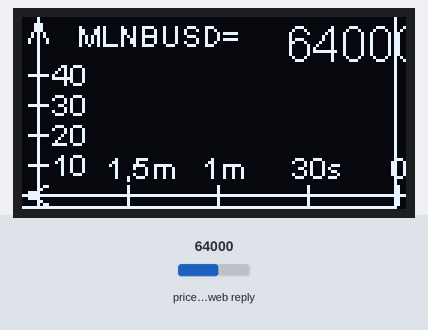
A sketch run on a simulated ESP32. Parts: 128×64 one-colour display. Inputs (shaded band) come from the test bench; at power-on: price in the web reply 64000. WiFi joins after 1.5 s; servers stay silent unless stated; web services answer with replies made up by the test bench; what the sketch prints to the serial monitor is not drawn.

Above: at 3.2 s.
3.3 s: price in the web reply set to 21580
At 4.8 s:
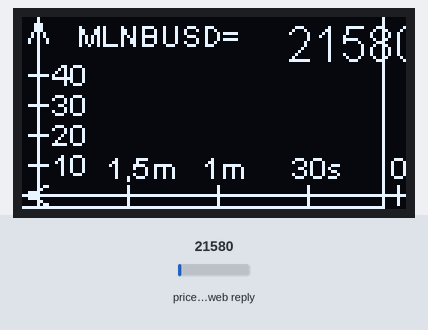
6.7 s: price in the web reply set to 39750
At 8.0 s:
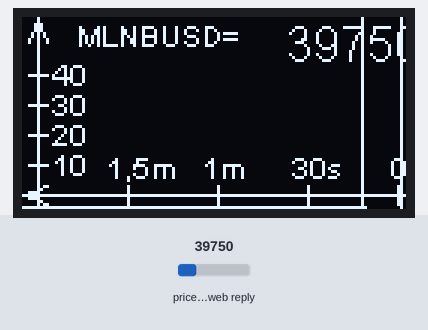
9.7 s: price in the web reply set to 59500
At 10.6 s:
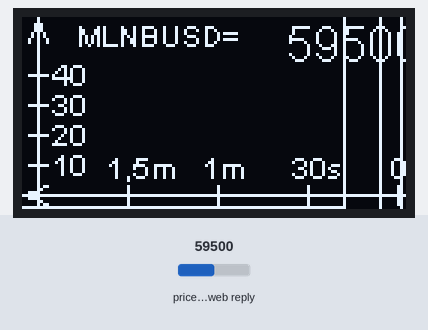
Timing chart, 0 to 12.7 s (numbered marks = the images above; inputs shaded):
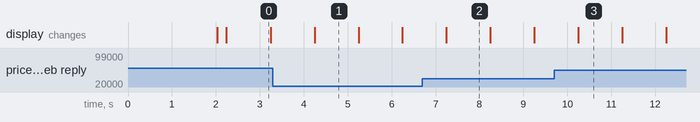

Measured:
- what the display in image 0 shows lasts 1.0 s, from 2.2 s to 3.2 s

The sketch:

sketch.ino
```cpp
#include <Arduino.h>
#include <WiFi.h>
#include <HTTPClient.h>
#include <ArduinoJson.h>
#include <Wire.h>
#include <SSD1306Wire.h>


#define OLED_RESET 4
SSD1306Wire display(0x3c, 5, 4);

const int numSamples = 60;
double prices[numSamples];
int currentIndex = 0;

// Binance API credentials
const char* binance_api_key = "YOUR_API_KEY";
const char* binance_api_secret = "YOUR_API_SECRET";

// Binance API endpoints
const char* binance_endpoint_price = "https://api.binance.com/api/v3/ticker/price?symbol=";
const char* binance_endpoint_order = "https://api.binance.com/api/v3/order";

// Trading parameters
const char* symbol = "MLNBUSD"; // The trading symbol to use
const double margin = 0.1;  // The margin to use for placing orders
const double quantity_sell = 0.001; // The quantity of the asset to sell
const char* side_sell = "SELL";  // The side of the sell order to place
const double quantity_buy = 0.001; // The quantity of the asset to buy
const char* side_buy = "BUY";  // The side of the buy order to place
const char* type = "MARKET";  // The type of order to place
const char* timeInForce = "GTC";  // The time in force for the order
const unsigned long recvWindow = 5000;  // The receive window for the order

// Trading state variables
double last_price = 0.0;
unsigned long lastUpdateTime = 0;

// WiFi network credentials
const char* ssid = "xx";
const char* password = "xxxx";

// Get the current price for the specified symbol from Binance
float get_current_price(const char* symbol) {
  String url = String(binance_endpoint_price) + String(symbol);
  HTTPClient http;
  http.begin(url);
  int httpCode = http.GET();
  double price = 0.0;
  if (httpCode == 200) {
    String payload = http.getString();
    DynamicJsonDocument json_document(1024);
    deserializeJson(json_document, payload);
    price = json_document["price"];
  }
  http.end();
  return price;
}

float getBinancePrice(String symbol) {
  HTTPClient http;
  http.begin("https://api.binance.com/api/v3/ticker/price?symbol=" + symbol);
  int httpCode = http.GET();
  float price = 0.0;
  if (httpCode == HTTP_CODE_OK) {
    DynamicJsonDocument json_document(1024);
    DeserializationError error = deserializeJson(json_document, http.getString());
    if (!error) {
      price = json_document["price"].as<float>();
    }
  }
  http.end();
  return price;
}


void setup() {
  Serial.begin(9600);
    WiFi.begin(ssid, password);
    while (WiFi.status() != WL_CONNECTED) {
      delay(1000);
      Serial.println("Connecting to WiFi...");
    }
    Serial.println("Connected to WiFi");

  display.init();
  display.clear();


   // draw some text
  display.setFont(ArialMT_Plain_10);
  display.drawString(0, 0, "Fetching MLN!");
  display.display();

  // Initialize the serial port for debugging
  //Serial.begin(9600);
}

void loop() {
  unsigned long currentMillis = millis();
  if (currentMillis - lastUpdateTime >= 1000) {
    lastUpdateTime = currentMillis;
    double price = getBinancePrice(symbol);
    Serial.print("Price: ");
    Serial.println(price);
    prices[currentIndex] = price;
    currentIndex = (currentIndex + 1) % numSamples;
    display.clear();
    display.setFont(ArialMT_Plain_10);
    display.drawString(0, 0, String("      MLNBUSD="));
    display.setFont(ArialMT_Plain_16);
    display.drawString(88, 0, String(price, 2));
    // Draw the price curve
    for (int i = 0; i < numSamples - 1; i++) {
      int x1 = map(i, 0, numSamples - 1, 0, display.getWidth())-1;
      int x2 = map(i + 1, 0, numSamples - 1, 0, display.getWidth()-1);
      int y1 = map(prices[(currentIndex + i) % numSamples], 0, 50, display.getHeight()-1, 0);
      int y2 = map(prices[(currentIndex + i + 1) % numSamples], 0, 50, display.getHeight()-1, 0);
      display.drawLine(x1, y1, x2, y2);
    }

    // Draw the x and y axes
    display.setFont(ArialMT_Plain_10);
    display.drawLine(0, display.getHeight()-5, display.getWidth(), display.getHeight()-5); // x axis
    display.drawLine(5, 0, 5, display.getHeight()); // y axis

    //draw axes and scale info
    // Pfeil y axis
    display.drawLine(2, 8, 5, 0);
    display.drawLine(8, 8, 5, 0);
    // Pfeil x axis
    display.drawLine(0, display.getHeight()-5, +8, display.getHeight()-8);
    display.drawLine(0, display.getHeight()-5, +8, display.getHeight()-2);

    // Skalar x axis
    display.drawLine(35, display.getHeight()-8, 35, display.getHeight()-2);
    display.drawLine(65, display.getHeight()-8, 65, display.getHeight()-2);
    display.drawLine(95, display.getHeight()-8, 95, display.getHeight()-2);
    display.drawLine(125, display.getHeight()-8, 125, display.getHeight()-2);
    display.drawString(28,display.getHeight()-20, String("1,5m"));
    display.drawString(60,display.getHeight()-20, String("1m"));
    display.drawString(90,display.getHeight()-20, String("30s"));
    display.drawString(123,display.getHeight()-20, String("0"));


    // Skalar y axis
    display.drawLine(2, display.getHeight()-15, 8, display.getHeight()-15);
    display.drawLine(2, display.getHeight()-25, 8, display.getHeight()-25);
    display.drawLine(2, display.getHeight()-35, 8, display.getHeight()-35);
    display.drawLine(2, display.getHeight()-45, 8, display.getHeight()-45);

    display.drawString(10,display.getHeight()-21, String("10"));
    display.drawString(10,display.getHeight()-31, String("20"));
    display.drawString(10,display.getHeight()-41, String("30"));
    display.drawString(10,display.getHeight()-51, String("40"));
    display.display();
  }

  // Wait for 1 second before fetching the next price
 // delay(1000);
}
```
